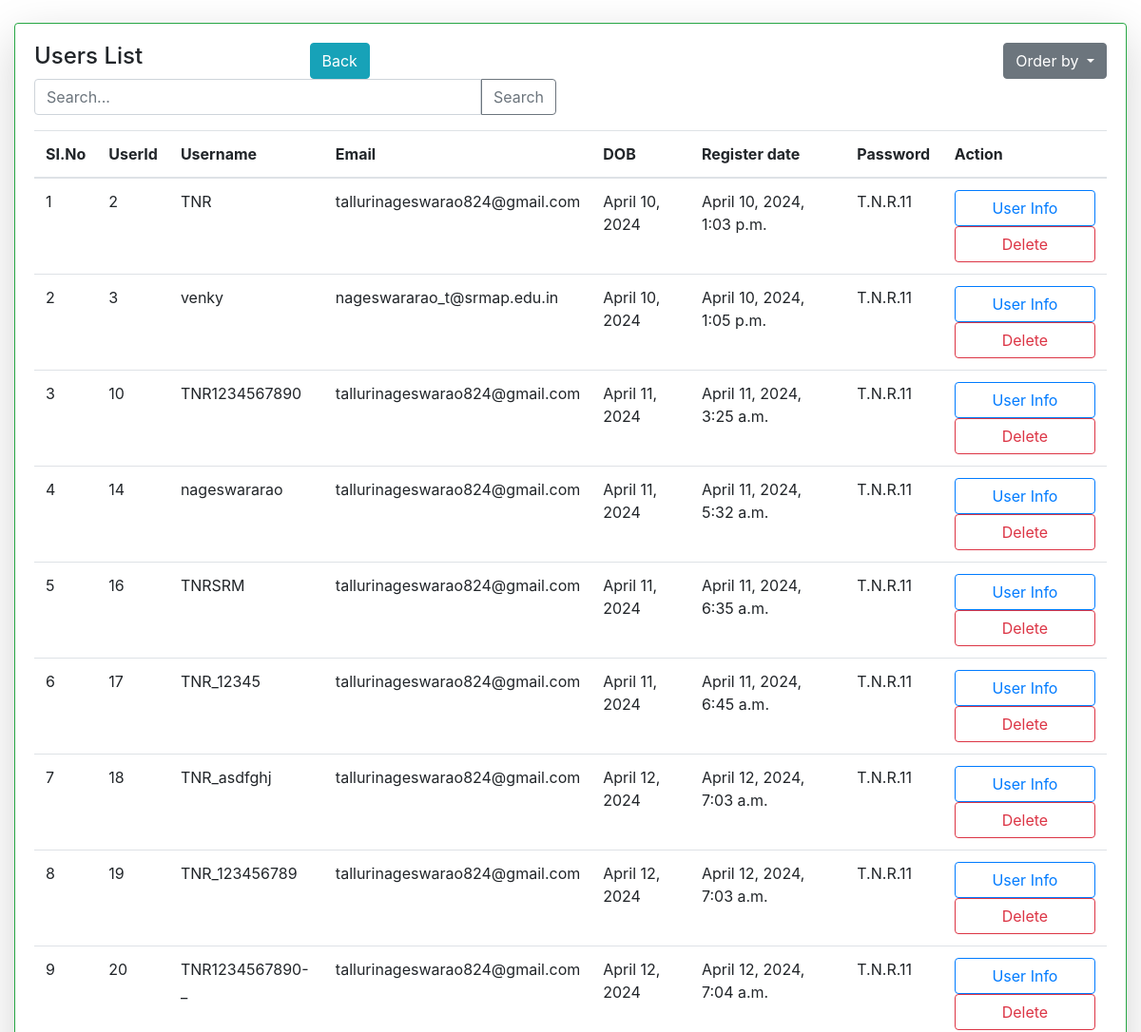
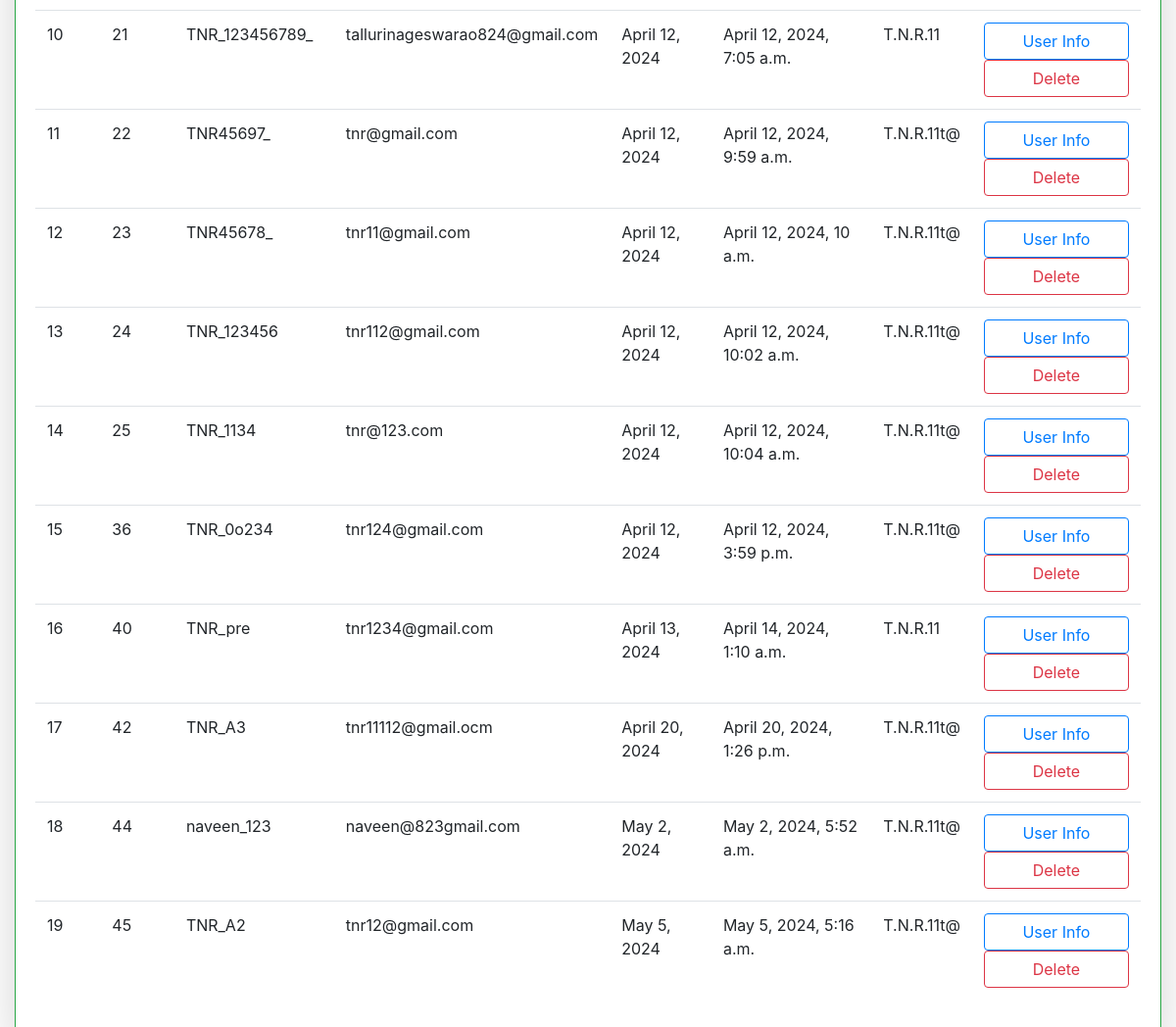
/users/, run on the app's committed database (2 pictures, top to bottom).
### language/models.py (models this page shows)
class signup(models.Model):
	userid=models.AutoField(primary_key=True)
	username=models.CharField(max_length=200)
	email=models.CharField(max_length=150)
	dob=models.DateField(null=True)
	registerdate=models.DateTimeField(auto_now=True)
	password=models.CharField(max_length=128)

### language/views.py (the view, shortened to what this page needs)
# urls.py: path('users/',views.userlist,name="userlist"),
def userlist(request):
	sortfields=request.GET.getlist('sort')
	ordering=[]
	b=signup.objects.all().order_by(*ordering)
	return render(request,"userinfo.html",{'e':b})

### language/templates/userinfo.html (shortened to what this page needs)
{% load static %}
<!DOCTYPE html>
<html>
<head>
    <link rel="stylesheet" type="text/css" href="{% static 'css/bootstrap.min.css' %}">
</head>
<body>
    <div class="container-fluid mt-4">
        <div class="row justify-content-center">
            <div class="col-md-12">
                <div class="card shadow-lg border border-success">
                    <div class="card-body">
                        <div class="row mb-3">
                            <div class="col-md-6">
                                <div class="row">
                                <div class="col">
                                <h4>Users List</h4>
                            </div>
                                <div class="col">
                                    <a href="javascript:history.go(-1);" class="btn btn-info">Back</a>
                                </div>
                            </div>
                                <div class="input-group">
                                    <input type="text" class="form-control" placeholder="Search..." aria-label="Search" aria-describedby="searchButton" id="searchInput">
                                    <button class="btn btn-outline-secondary" type="button" id="searchButton">Search</button>
                                </div>
                            </div>
                            <div class="col-md-6 text-right">
                                <div class="dropdown">
                                    <button class="btn btn-secondary dropdown-toggle" type="button" id="sortDropdown" data-bs-toggle="dropdown" aria-haspopup="true" aria-expanded="false">
                                        Order by
                                    </button>
                                </div>
                            </div>
                        </div>
                        <table class="table mt-3">
                            <thead>
                                <tr>
                                    <th>SI.No</th>
                                    <th>UserId</th>
                                    <th>Username</th>
                                    <th>Email</th>
                                    <th>DOB</th>
                                    <th>Register date</th>
                                    <th>Password</th>
                                    <th>Action</th>
                                </tr>
                            </thead>
                            <tbody>
                                {% for i in e %}
                                <tr>
                                    <td>{{forloop.counter}}</td>
                                    <td>{{i.userid}}</td>
                                    <td>{{i.username}}</td>
                                    <td>{{i.email}}</td>
                                    <td>{{i.dob}}</td>
                                    <td>{{i.registerdate}}</td>
                                    <td>{{i.password}}</td>
                                    <td>
                                        <div class="row">
                                            <div class="col">
                                                <a href="{% url 'info' i.username %}" class="btn btn-outline-primary form-control">User Info</a>
                                            </div>
                                            <div class="col">
                                                <a href="{% url 'userdel' i.userid %}" class="btn btn-outline-danger form-control">Delete</a>
                                            </div>
                                        </div>
                                    </td>
                                </tr>
                                {% endfor %}
                            </tbody>
                        </table>
                    </div>
                </div>
            </div>
        </div>
    </div>
</body>
</html>

### language/templates/userinfo.html (style rules this page uses)
#searchInput { border-top-right-radius: 0; border-bottom-right-radius: 0; }
#searchButton { border-top-left-radius: 0; border-bottom-left-radius: 0; }

### data on the page
signup: userid "2", username "TNR", email "tallurinageswarao824@gmail.com", dob "April 10, 2024", registerdate "April 10, 2024, 1:03 p.m.", password "T.N.R.11"
signup: userid "3", username "venky", email "nageswararao_t@srmap.edu.in", dob "April 10, 2024", registerdate "April 10, 2024, 1:05 p.m.", password "T.N.R.11"
signup: userid "10", username "TNR1234567890", email "tallurinageswarao824@gmail.com", dob "April 11, 2024", registerdate "April 11, 2024, 3:25 a.m.", password "T.N.R.11"
signup: userid "14", username "nageswararao", email "tallurinageswarao824@gmail.com", dob "April 11, 2024", registerdate "April 11, 2024, 5:32 a.m.", password "T.N.R.11"
signup: userid "16", username "TNRSRM", email "tallurinageswarao824@gmail.com", dob "April 11, 2024", registerdate "April 11, 2024, 6:35 a.m.", password "T.N.R.11"
signup: userid "17", username "TNR_12345", email "tallurinageswarao824@gmail.com", dob "April 11, 2024", registerdate "April 11, 2024, 6:45 a.m.", password "T.N.R.11"
signup: userid "18", username "TNR_asdfghj", email "tallurinageswarao824@gmail.com", dob "April 12, 2024", registerdate "April 12, 2024, 7:03 a.m.", password "T.N.R.11"
signup: userid "19", username "TNR_123456789", email "tallurinageswarao824@gmail.com", dob "April 12, 2024", registerdate "April 12, 2024, 7:03 a.m.", password "T.N.R.11"
signup: userid "20", username "TNR1234567890-_", email "tallurinageswarao824@gmail.com", dob "April 12, 2024", registerdate "April 12, 2024, 7:04 a.m.", password "T.N.R.11"
signup: userid "21", username "TNR_123456789_", email "tallurinageswarao824@gmail.com", dob "April 12, 2024", registerdate "April 12, 2024, 7:05 a.m.", password "T.N.R.11"
signup: userid "22", username "TNR45697_", email "tnr@gmail.com", dob "April 12, 2024", registerdate "April 12, 2024, 9:59 a.m.", password "T.N.R.11t@"
signup: userid "23", username "TNR45678_", email "tnr11@gmail.com", dob "April 12, 2024", registerdate "April 12, 2024, 10 a.m.", password "T.N.R.11t@"
signup: userid "24", username "TNR_123456", email "tnr112@gmail.com", dob "April 12, 2024", registerdate "April 12, 2024, 10:02 a.m.", password "T.N.R.11t@"
signup: userid "25", username "TNR_1134", email "tnr@123.com", dob "April 12, 2024", registerdate "April 12, 2024, 10:04 a.m.", password "T.N.R.11t@"
signup: userid "36", username "TNR_0o234", email "tnr124@gmail.com", dob "April 12, 2024", registerdate "April 12, 2024, 3:59 p.m.", password "T.N.R.11t@"
signup: userid "40", username "TNR_pre", email "tnr1234@gmail.com", dob "April 13, 2024", registerdate "April 14, 2024, 1:10 a.m.", password "T.N.R.11"
signup: userid "42", username "TNR_A3", email "tnr11112@gmail.ocm", dob "April 20, 2024", registerdate "April 20, 2024, 1:26 p.m.", password "T.N.R.11t@"
signup: userid "44", username "naveen_123", email "naveen@823gmail.com", dob "May 2, 2024", registerdate "May 2, 2024, 5:52 a.m.", password "T.N.R.11t@"
signup: userid "45", username "TNR_A2", email "tnr12@gmail.com", dob "May 5, 2024", registerdate "May 5, 2024, 5:16 a.m.", password "T.N.R.11t@"
